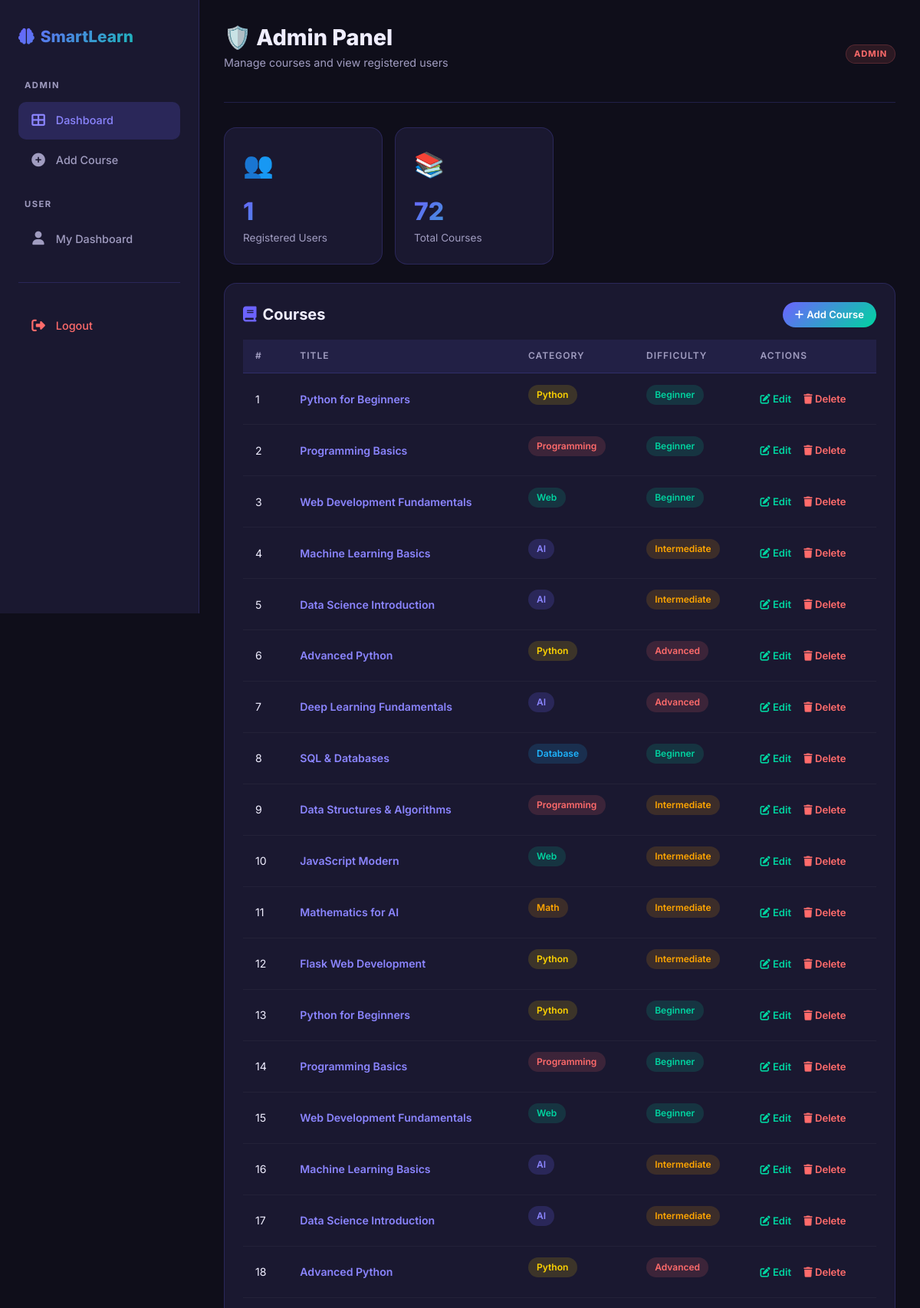
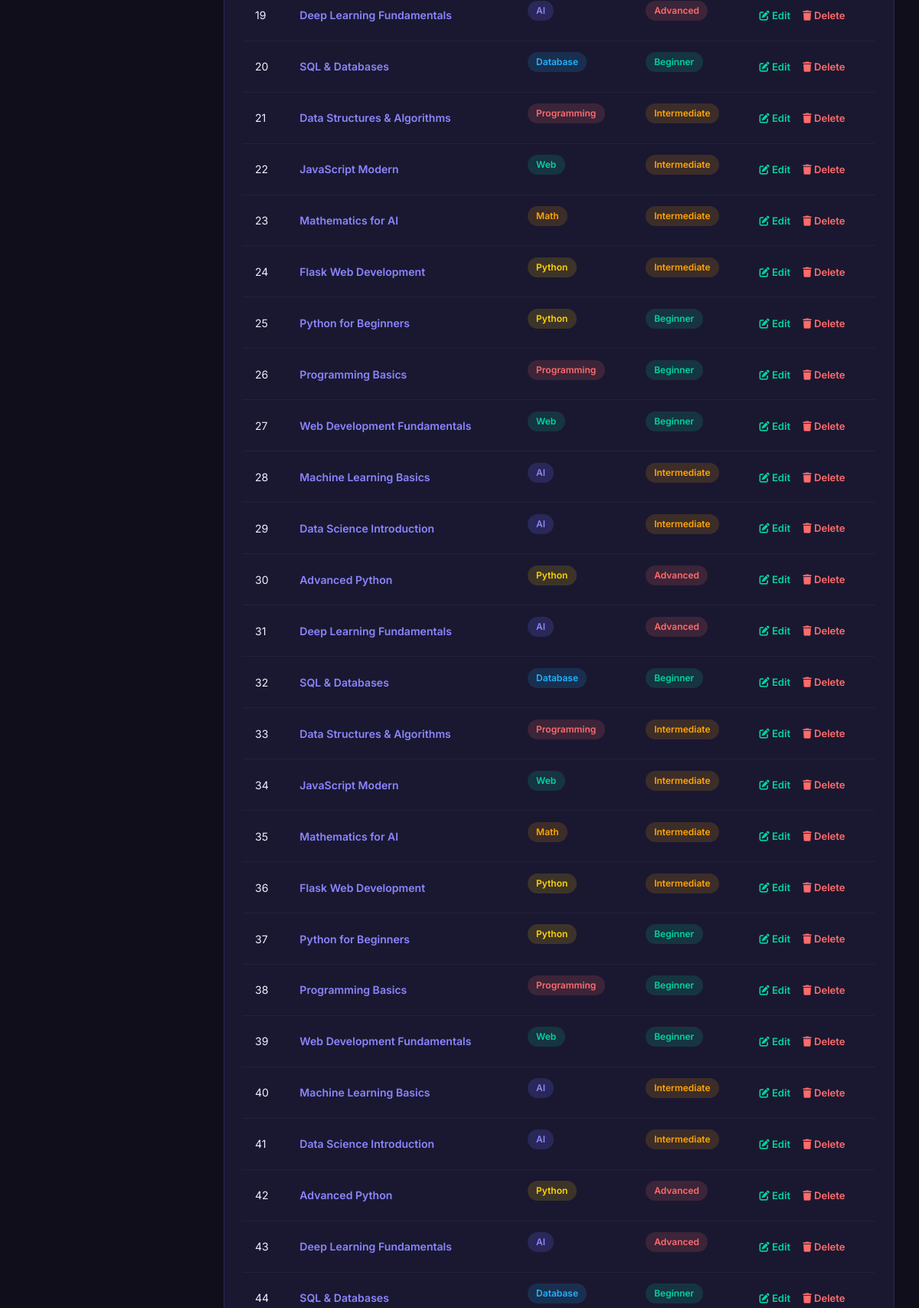
The page /admin (signed in, upper part) on the database its author committed (2 pictures, top to bottom).
### tables this page shows
CREATE TABLE courses (
        id INTEGER PRIMARY KEY AUTOINCREMENT,
        title TEXT NOT NULL,
        description TEXT,
        category TEXT,
        difficulty TEXT DEFAULT 'Beginner',
        video_link TEXT,
        article_link TEXT,
        pdf_link TEXT,
        created_at TEXT DEFAULT CURRENT_TIMESTAMP
    );

### app.py (the view)
@app.route('/admin')
@admin_required
def admin_panel():
    conn = get_db()
    users = conn.execute('SELECT * FROM users WHERE is_admin=0').fetchall()
    courses = conn.execute('SELECT * FROM courses').fetchall()
    conn.close()
    return render_template('admin/panel.html', users=users, courses=courses)

### app.py (called while the page is built)
def get_db():
    conn = sqlite3.connect(DB_PATH)
    conn.row_factory = sqlite3.Row
    return conn

def admin_required(f):
    @wraps(f)
    def decorated(*args, **kwargs):
        if 'user_id' not in session:
            return redirect(url_for('login'))
        conn = get_db()
        user = conn.execute('SELECT is_admin FROM users WHERE id=?', (session['user_id'],)).fetchone()
        conn.close()
        if not user or not user['is_admin']:
            flash('Admin access required.', 'danger')
            return redirect(url_for('dashboard'))
        return f(*args, **kwargs)
    return decorated

### templates/admin/panel.html (shortened to what this page needs)
{% extends "base.html" %}
{% block body %}
<div class="dashboard-wrapper">
  <aside class="sidebar" id="sidebar">
    <a href="{{ url_for('index') }}" class="sidebar-brand"><i class="fas fa-brain me-2"></i>SmartLearn</a>
    <div class="sidebar-section-title">Admin</div>
    <a href="{{ url_for('admin_panel') }}" class="sidebar-link active"><span class="sidebar-icon"><i class="fas fa-th-large"></i></span> Dashboard</a>
    <a href="{{ url_for('admin_add_course') }}" class="sidebar-link"><span class="sidebar-icon"><i class="fas fa-plus-circle"></i></span> Add Course</a>
    <div class="sidebar-section-title">User</div>
    <a href="{{ url_for('dashboard') }}" class="sidebar-link"><span class="sidebar-icon"><i class="fas fa-user"></i></span> My Dashboard</a>
    <div style="margin-top:2rem;padding-top:2rem;border-top:1px solid var(--border);">
      <a href="{{ url_for('logout') }}" class="sidebar-link" style="color:var(--accent)"><span class="sidebar-icon"><i class="fas fa-sign-out-alt"></i></span> Logout</a>
    </div>
  </aside>
  <main class="main-content fade-in">
    <div class="page-header d-flex justify-content-between align-items-center">
      <div>
        <h1 class="page-title">🛡️ Admin Panel</h1>
        <p class="page-sub">Manage courses and view registered users</p>
      </div>
      <span class="admin-badge">ADMIN</span>
    </div>
    <div class="row g-3 mb-4">
      <div class="col-md-3 col-6">
        <div class="stat-card">
          <div class="stat-icon">👥</div>
          <div class="stat-num">{{ users|length }}</div>
          <div class="stat-label">Registered Users</div>
        </div>
      </div>
      <div class="col-md-3 col-6">
        <div class="stat-card">
          <div class="stat-icon">📚</div>
          <div class="stat-num">{{ courses|length }}</div>
          <div class="stat-label">Total Courses</div>
        </div>
      </div>
    </div>
    <div class="card-custom mb-4">
      <div class="d-flex align-items-center justify-content-between mb-3">
        <h5 style="font-weight:700;margin:0"><i class="fas fa-book me-2" style="color:var(--primary)"></i>Courses</h5>
        <a href="{{ url_for('admin_add_course') }}" class="btn-primary-custom" style="font-size:0.82rem;padding:0.4rem 1rem;">
          <i class="fas fa-plus me-1"></i>Add Course
        </a>
      </div>
      <div style="overflow-x:auto;">
        <table class="table-custom">
          <thead>
            <tr>
              <th>#</th>
              <th>Title</th>
              <th>Category</th>
              <th>Difficulty</th>
              <th>Actions</th>
            </tr>
          </thead>
          <tbody>
            {% for course in courses %}
            <tr>
              <td>{{ course.id }}</td>
              <td>
                <a href="{{ url_for('course_detail', course_id=course.id) }}" style="color:var(--primary-light);text-decoration:none;font-weight:600;">
                  {{ course.title }}
                </a>
              </td>
              <td><span class="course-badge badge-{{ course.category|lower }}">{{ course.category }}</span></td>
              <td><span class="course-badge diff-{{ course.difficulty|lower }}">{{ course.difficulty }}</span></td>
              <td>
                <a href="{{ url_for('admin_edit_course', course_id=course.id) }}" style="color:var(--secondary);font-size:0.82rem;font-weight:600;text-decoration:none;margin-right:0.8rem;">
                  <i class="fas fa-edit"></i> Edit
                </a>
                <form method="POST" action="{{ url_for('admin_delete_course', course_id=course.id) }}" style="display:inline;" onsubmit="return confirm('Delete this course?')">
                  <button type="submit" style="background:none;border:none;color:var(--accent);font-size:0.82rem;font-weight:600;cursor:pointer;padding:0;">
                    <i class="fas fa-trash"></i> Delete
                  </button>
                </form>
              </td>
            </tr>
            {% endfor %}
          </tbody>
        </table>
      </div>
    </div>
  </main>
</div>
{% endblock %}

### rows shown on the page
courses: id "1", title "Python for Beginners", category "Python", difficulty "Beginner"
courses: id "2", title "Programming Basics", category "Programming", difficulty "Beginner"
courses: id "3", title "Web Development Fundamentals", category "Web", difficulty "Beginner"
courses: id "4", title "Machine Learning Basics", category "AI", difficulty "Intermediate"
courses: id "5", title "Data Science Introduction", category "AI", difficulty "Intermediate"
courses: id "6", title "Advanced Python", category "Python", difficulty "Advanced"
courses: id "7", title "Deep Learning Fundamentals", category "AI", difficulty "Advanced"
courses: id "8", title "SQL & Databases", category "Database", difficulty "Beginner"
courses: id "9", title "Data Structures & Algorithms", category "Programming", difficulty "Intermediate"
courses: id "10", title "JavaScript Modern", category "Web", difficulty "Intermediate"
courses: id "11", title "Mathematics for AI", category "Math", difficulty "Intermediate"
courses: id "12", title "Flask Web Development", category "Python", difficulty "Intermediate"
courses: id "13", title "Python for Beginners", category "Python", difficulty "Beginner"
courses: id "14", title "Programming Basics", category "Programming", difficulty "Beginner"
courses: id "15", title "Web Development Fundamentals", category "Web", difficulty "Beginner"
courses: id "16", title "Machine Learning Basics", category "AI", difficulty "Intermediate"
courses: id "17", title "Data Science Introduction", category "AI", difficulty "Intermediate"
courses: id "18", title "Advanced Python", category "Python", difficulty "Advanced"
courses: id "19", title "Deep Learning Fundamentals", category "AI", difficulty "Advanced"
courses: id "20", title "SQL & Databases", category "Database", difficulty "Beginner"
courses: id "21", title "Data Structures & Algorithms", category "Programming", difficulty "Intermediate"
courses: id "22", title "JavaScript Modern", category "Web", difficulty "Intermediate"
courses: id "23", title "Mathematics for AI", category "Math", difficulty "Intermediate"
courses: id "24", title "Flask Web Development", category "Python", difficulty "Intermediate"
courses: id "25", title "Python for Beginners", category "Python", difficulty "Beginner"
courses: id "26", title "Programming Basics", category "Programming", difficulty "Beginner"
courses: id "27", title "Web Development Fundamentals", category "Web", difficulty "Beginner"
courses: id "28", title "Machine Learning Basics", category "AI", difficulty "Intermediate"
courses: id "29", title "Data Science Introduction", category "AI", difficulty "Intermediate"
courses: id "30", title "Advanced Python", category "Python", difficulty "Advanced"
courses: id "31", title "Deep Learning Fundamentals", category "AI", difficulty "Advanced"
courses: id "32", title "SQL & Databases", category "Database", difficulty "Beginner"
courses: id "33", title "Data Structures & Algorithms", category "Programming", difficulty "Intermediate"
courses: id "34", title "JavaScript Modern", category "Web", difficulty "Intermediate"
courses: id "35", title "Mathematics for AI", category "Math", difficulty "Intermediate"
courses: id "36", title "Flask Web Development", category "Python", difficulty "Intermediate"
courses: id "37", title "Python for Beginners", category "Python", difficulty "Beginner"
courses: id "38", title "Programming Basics", category "Programming", difficulty "Beginner"
courses: id "39", title "Web Development Fundamentals", category "Web", difficulty "Beginner"
courses: id "40", title "Machine Learning Basics", category "AI", difficulty "Intermediate"
courses: id "41", title "Data Science Introduction", category "AI", difficulty "Intermediate"
courses: id "42", title "Advanced Python", category "Python", difficulty "Advanced"
courses: id "43", title "Deep Learning Fundamentals", category "AI", difficulty "Advanced"
courses: id "44", title "SQL & Databases", category "Database", difficulty "Beginner"

### other values the page prints
{{ users|length }} "1"
{{ courses|length }} "72"
